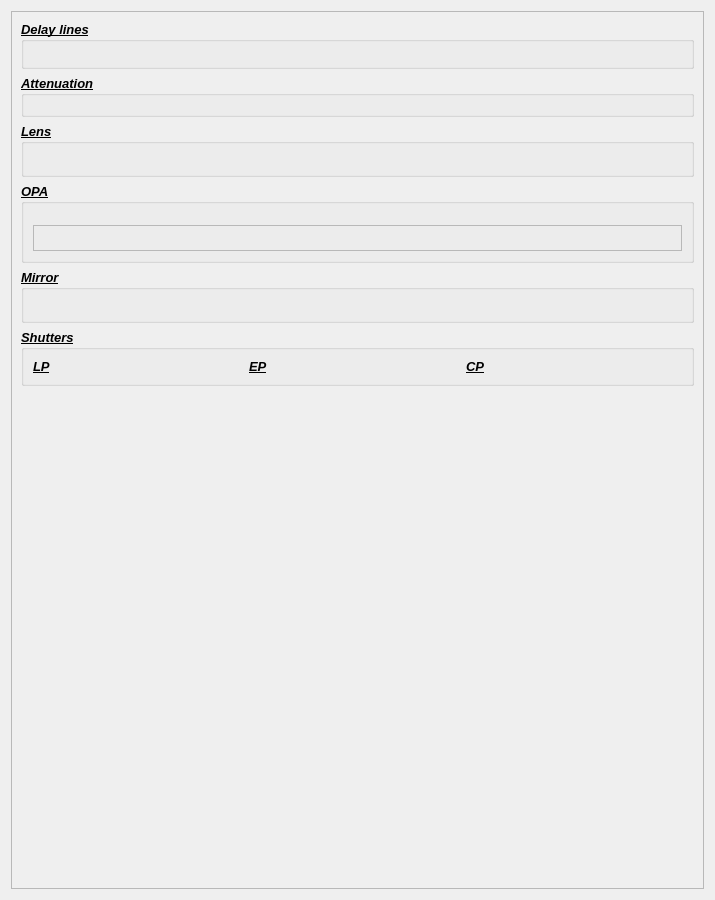
<?xml version="1.0" encoding="UTF-8"?>
<ui version="4.0">
 <class>Form</class>
 <widget class="QWidget" name="Form">
  <property name="geometry">
   <rect>
    <x>0</x>
    <y>0</y>
    <width>715</width>
    <height>900</height>
   </rect>
  </property>
  <property name="minimumSize">
   <size>
    <width>715</width>
    <height>600</height>
   </size>
  </property>
  <property name="maximumSize">
   <size>
    <width>16777215</width>
    <height>1200</height>
   </size>
  </property>
  <property name="windowTitle">
   <string>Laser Controls</string>
  </property>
  <layout class="QHBoxLayout" name="horizontalLayout">
   <item>
    <widget class="QScrollArea" name="scrollArea">
     <property name="widgetResizable">
      <bool>true</bool>
     </property>
     <widget class="QWidget" name="scrollAreaWidgetContents">
      <property name="geometry">
       <rect>
        <x>0</x>
        <y>0</y>
        <width>695</width>
        <height>880</height>
       </rect>
      </property>
      <layout class="QVBoxLayout" name="verticalLayout_15">
       <item>
        <widget class="QGroupBox" name="groupBox">
         <property name="font">
          <font>
           <pointsize>10</pointsize>
           <weight>75</weight>
           <italic>true</italic>
           <bold>true</bold>
           <underline>true</underline>
          </font>
         </property>
         <property name="title">
          <string>Delay lines</string>
         </property>
         <layout class="QVBoxLayout" name="verticalLayout_14">
          <item>
           <widget class="PyDMEmbeddedDisplay" name="PyDMEmbeddedDisplay">
            <property name="toolTip">
             <string/>
            </property>
            <property name="macros" stdset="0">
             <string>{&quot;MOTOR&quot;: &quot;XPP:LAS:MMN:02&quot;}</string>
            </property>
            <property name="filename" stdset="0">
             <string>../widgets/motor_small.ui</string>
            </property>
            <property name="loadWhenShown" stdset="0">
             <bool>true</bool>
            </property>
            <property name="disconnectWhenHidden" stdset="0">
             <bool>true</bool>
            </property>
           </widget>
          </item>
          <item>
           <widget class="PyDMEmbeddedDisplay" name="PyDMEmbeddedDisplay_2">
            <property name="toolTip">
             <string/>
            </property>
            <property name="macros" stdset="0">
             <string>{&quot;MOTOR&quot;: &quot;XPP:LAS:MMN:01&quot;}</string>
            </property>
            <property name="filename" stdset="0">
             <string>../widgets/motor_small.ui</string>
            </property>
            <property name="loadWhenShown" stdset="0">
             <bool>true</bool>
            </property>
            <property name="disconnectWhenHidden" stdset="0">
             <bool>true</bool>
            </property>
           </widget>
          </item>
         </layout>
        </widget>
       </item>
       <item>
        <widget class="QGroupBox" name="groupBox_4">
         <property name="font">
          <font>
           <pointsize>10</pointsize>
           <weight>75</weight>
           <italic>true</italic>
           <bold>true</bold>
           <underline>true</underline>
          </font>
         </property>
         <property name="title">
          <string>Attenuation</string>
         </property>
         <layout class="QVBoxLayout" name="verticalLayout_12">
          <item>
           <widget class="PyDMEmbeddedDisplay" name="PyDMEmbeddedDisplay_3">
            <property name="toolTip">
             <string/>
            </property>
            <property name="macros" stdset="0">
             <string>{&quot;MOTOR&quot;: &quot;XPP:LAS:MMN:03&quot;}</string>
            </property>
            <property name="filename" stdset="0">
             <string>../widgets/motor_small.ui</string>
            </property>
            <property name="loadWhenShown" stdset="0">
             <bool>true</bool>
            </property>
            <property name="disconnectWhenHidden" stdset="0">
             <bool>true</bool>
            </property>
           </widget>
          </item>
         </layout>
        </widget>
       </item>
       <item>
        <widget class="QGroupBox" name="groupBox_2">
         <property name="font">
          <font>
           <pointsize>10</pointsize>
           <weight>75</weight>
           <italic>true</italic>
           <bold>true</bold>
           <underline>true</underline>
          </font>
         </property>
         <property name="title">
          <string>Lens</string>
         </property>
         <layout class="QVBoxLayout" name="verticalLayout_13">
          <item>
           <widget class="PyDMEmbeddedDisplay" name="PyDMEmbeddedDisplay_4">
            <property name="toolTip">
             <string/>
            </property>
            <property name="macros" stdset="0">
             <string>{&quot;MOTOR&quot;: &quot;XPP:LAS:MMN:06&quot;}</string>
            </property>
            <property name="filename" stdset="0">
             <string>../widgets/motor_small.ui</string>
            </property>
            <property name="loadWhenShown" stdset="0">
             <bool>true</bool>
            </property>
            <property name="disconnectWhenHidden" stdset="0">
             <bool>true</bool>
            </property>
           </widget>
          </item>
          <item>
           <widget class="PyDMEmbeddedDisplay" name="PyDMEmbeddedDisplay_5">
            <property name="toolTip">
             <string/>
            </property>
            <property name="macros" stdset="0">
             <string>{&quot;MOTOR&quot;: &quot;XPP:LAS:MMN:07&quot;}</string>
            </property>
            <property name="filename" stdset="0">
             <string>../widgets/motor_small.ui</string>
            </property>
            <property name="loadWhenShown" stdset="0">
             <bool>true</bool>
            </property>
            <property name="disconnectWhenHidden" stdset="0">
             <bool>true</bool>
            </property>
           </widget>
          </item>
          <item>
           <widget class="PyDMEmbeddedDisplay" name="PyDMEmbeddedDisplay_6">
            <property name="toolTip">
             <string/>
            </property>
            <property name="macros" stdset="0">
             <string>{&quot;MOTOR&quot;: &quot;XPP:USR:MMN:02&quot;}</string>
            </property>
            <property name="filename" stdset="0">
             <string>../widgets/motor_small.ui</string>
            </property>
            <property name="loadWhenShown" stdset="0">
             <bool>true</bool>
            </property>
            <property name="disconnectWhenHidden" stdset="0">
             <bool>true</bool>
            </property>
           </widget>
          </item>
         </layout>
        </widget>
       </item>
       <item>
        <widget class="QGroupBox" name="groupBox_5">
         <property name="font">
          <font>
           <pointsize>10</pointsize>
           <weight>75</weight>
           <italic>true</italic>
           <bold>true</bold>
           <underline>true</underline>
          </font>
         </property>
         <property name="title">
          <string>OPA</string>
         </property>
         <layout class="QVBoxLayout" name="verticalLayout">
          <item>
           <widget class="PyDMEmbeddedDisplay" name="PyDMEmbeddedDisplay_19">
            <property name="toolTip">
             <string/>
            </property>
            <property name="macros" stdset="0">
             <string>{&quot;MOTOR&quot;: &quot;XPP:LAS:MMN:10&quot;}</string>
            </property>
            <property name="filename" stdset="0">
             <string>../widgets/motor_small.ui</string>
            </property>
            <property name="loadWhenShown" stdset="0">
             <bool>true</bool>
            </property>
            <property name="disconnectWhenHidden" stdset="0">
             <bool>true</bool>
            </property>
           </widget>
          </item>
          <item>
           <widget class="PyDMEmbeddedDisplay" name="PyDMEmbeddedDisplay_7">
            <property name="toolTip">
             <string/>
            </property>
            <property name="macros" stdset="0">
             <string>{&quot;MOTOR&quot;: &quot;XPP:LAS:MMN:09&quot;}</string>
            </property>
            <property name="filename" stdset="0">
             <string>../widgets/motor_small.ui</string>
            </property>
            <property name="loadWhenShown" stdset="0">
             <bool>true</bool>
            </property>
            <property name="disconnectWhenHidden" stdset="0">
             <bool>true</bool>
            </property>
           </widget>
          </item>
          <item>
           <widget class="QFrame" name="frame">
            <property name="frameShape">
             <enum>QFrame::StyledPanel</enum>
            </property>
            <property name="frameShadow">
             <enum>QFrame::Raised</enum>
            </property>
            <layout class="QVBoxLayout" name="verticalLayout_2">
             <item>
              <widget class="PyDMEmbeddedDisplay" name="PyDMEmbeddedDisplay_14">
               <property name="toolTip">
                <string/>
               </property>
               <property name="macros" stdset="0">
                <string>{&quot;MOTOR&quot;: &quot;LMXPP:MCS2:01:m10&quot;}</string>
               </property>
               <property name="filename" stdset="0">
                <string>../widgets/smaract_open_loop.ui</string>
               </property>
               <property name="loadWhenShown" stdset="0">
                <bool>true</bool>
               </property>
               <property name="disconnectWhenHidden" stdset="0">
                <bool>true</bool>
               </property>
              </widget>
             </item>
             <item>
              <widget class="PyDMEmbeddedDisplay" name="PyDMEmbeddedDisplay_15">
               <property name="toolTip">
                <string/>
               </property>
               <property name="macros" stdset="0">
                <string>{&quot;MOTOR&quot;: &quot;LMXPP:MCS2:01:m11&quot;}</string>
               </property>
               <property name="filename" stdset="0">
                <string>../widgets/smaract_open_loop.ui</string>
               </property>
               <property name="loadWhenShown" stdset="0">
                <bool>true</bool>
               </property>
               <property name="disconnectWhenHidden" stdset="0">
                <bool>true</bool>
               </property>
              </widget>
             </item>
            </layout>
           </widget>
          </item>
         </layout>
        </widget>
       </item>
       <item>
        <widget class="QGroupBox" name="groupBox_3">
         <property name="font">
          <font>
           <pointsize>10</pointsize>
           <weight>75</weight>
           <italic>true</italic>
           <bold>true</bold>
           <underline>true</underline>
          </font>
         </property>
         <property name="title">
          <string>Mirror</string>
         </property>
         <layout class="QVBoxLayout" name="verticalLayout_3">
          <item>
           <widget class="PyDMEmbeddedDisplay" name="PyDMEmbeddedDisplay_8">
            <property name="toolTip">
             <string/>
            </property>
            <property name="macros" stdset="0">
             <string>{&quot;MOTOR&quot;: &quot;LMXPP:MCS2:01:m13&quot;}</string>
            </property>
            <property name="filename" stdset="0">
             <string>../widgets/smaract_open_loop.ui</string>
            </property>
            <property name="loadWhenShown" stdset="0">
             <bool>true</bool>
            </property>
            <property name="disconnectWhenHidden" stdset="0">
             <bool>true</bool>
            </property>
           </widget>
          </item>
          <item>
           <widget class="PyDMEmbeddedDisplay" name="PyDMEmbeddedDisplay_9">
            <property name="toolTip">
             <string/>
            </property>
            <property name="macros" stdset="0">
             <string>{&quot;MOTOR&quot;: &quot;LMXPP:MCS2:01:m14&quot;}</string>
            </property>
            <property name="filename" stdset="0">
             <string>../widgets/smaract_open_loop.ui</string>
            </property>
            <property name="loadWhenShown" stdset="0">
             <bool>true</bool>
            </property>
            <property name="disconnectWhenHidden" stdset="0">
             <bool>true</bool>
            </property>
           </widget>
          </item>
          <item>
           <widget class="PyDMEmbeddedDisplay" name="PyDMEmbeddedDisplay_10">
            <property name="toolTip">
             <string/>
            </property>
            <property name="macros" stdset="0">
             <string>{&quot;MOTOR&quot;: &quot;LMXPP:MCS2:01:m15&quot;}</string>
            </property>
            <property name="filename" stdset="0">
             <string>../widgets/smaract_open_loop.ui</string>
            </property>
            <property name="loadWhenShown" stdset="0">
             <bool>true</bool>
            </property>
            <property name="disconnectWhenHidden" stdset="0">
             <bool>true</bool>
            </property>
           </widget>
          </item>
         </layout>
        </widget>
       </item>
       <item>
        <widget class="QGroupBox" name="groupBox_6">
         <property name="font">
          <font>
           <pointsize>10</pointsize>
           <weight>75</weight>
           <italic>true</italic>
           <bold>true</bold>
           <underline>true</underline>
          </font>
         </property>
         <property name="title">
          <string>Shutters</string>
         </property>
         <layout class="QVBoxLayout" name="verticalLayout_17">
          <item>
           <layout class="QHBoxLayout" name="horizontalLayout_8">
            <property name="spacing">
             <number>0</number>
            </property>
            <item>
             <layout class="QVBoxLayout" name="verticalLayout_9">
              <property name="spacing">
               <number>0</number>
              </property>
              <item>
               <widget class="QLabel" name="label_2">
                <property name="font">
                 <font>
                  <weight>75</weight>
                  <bold>true</bold>
                 </font>
                </property>
                <property name="text">
                 <string>LP</string>
                </property>
               </widget>
              </item>
              <item>
               <widget class="PyDMEmbeddedDisplay" name="PyDMEmbeddedDisplay_16">
                <property name="toolTip">
                 <string/>
                </property>
                <property name="macros" stdset="0">
                 <string>{&quot;AO&quot;:&quot;XPP:USR:ao1:14&quot;, &quot;VAL&quot;:4.5}</string>
                </property>
                <property name="filename" stdset="0">
                 <string>../widgets/ao_shutter.ui</string>
                </property>
               </widget>
              </item>
             </layout>
            </item>
            <item>
             <layout class="QVBoxLayout" name="verticalLayout_10">
              <property name="spacing">
               <number>0</number>
              </property>
              <item>
               <widget class="QLabel" name="label_3">
                <property name="font">
                 <font>
                  <weight>75</weight>
                  <bold>true</bold>
                 </font>
                </property>
                <property name="text">
                 <string>EP</string>
                </property>
               </widget>
              </item>
              <item>
               <widget class="PyDMEmbeddedDisplay" name="PyDMEmbeddedDisplay_17">
                <property name="toolTip">
                 <string/>
                </property>
                <property name="macros" stdset="0">
                 <string>{&quot;AO&quot;:&quot;XPP:USR:ao1:13&quot;, &quot;VAL&quot;:4.5}</string>
                </property>
                <property name="filename" stdset="0">
                 <string>../widgets/ao_shutter.ui</string>
                </property>
               </widget>
              </item>
             </layout>
            </item>
            <item>
             <layout class="QVBoxLayout" name="verticalLayout_16">
              <property name="spacing">
               <number>0</number>
              </property>
              <item>
               <widget class="QLabel" name="label_4">
                <property name="font">
                 <font>
                  <weight>75</weight>
                  <bold>true</bold>
                 </font>
                </property>
                <property name="text">
                 <string>CP</string>
                </property>
               </widget>
              </item>
              <item>
               <widget class="PyDMEmbeddedDisplay" name="PyDMEmbeddedDisplay_18">
                <property name="toolTip">
                 <string/>
                </property>
                <property name="macros" stdset="0">
                 <string>{&quot;AO&quot;:&quot;XPP:USR:ao1:15&quot;, &quot;VAL&quot;:4.5}</string>
                </property>
                <property name="filename" stdset="0">
                 <string>../widgets/ao_shutter.ui</string>
                </property>
               </widget>
              </item>
             </layout>
            </item>
           </layout>
          </item>
         </layout>
        </widget>
       </item>
       <item>
        <spacer name="verticalSpacer">
         <property name="orientation">
          <enum>Qt::Vertical</enum>
         </property>
         <property name="sizeHint" stdset="0">
          <size>
           <width>20</width>
           <height>40</height>
          </size>
         </property>
        </spacer>
       </item>
      </layout>
     </widget>
    </widget>
   </item>
  </layout>
 </widget>
 <customwidgets>
  <customwidget>
   <class>PyDMEmbeddedDisplay</class>
   <extends>QFrame</extends>
   <header>pydm.widgets.embedded_display</header>
  </customwidget>
 </customwidgets>
 <resources/>
 <connections/>
</ui>
